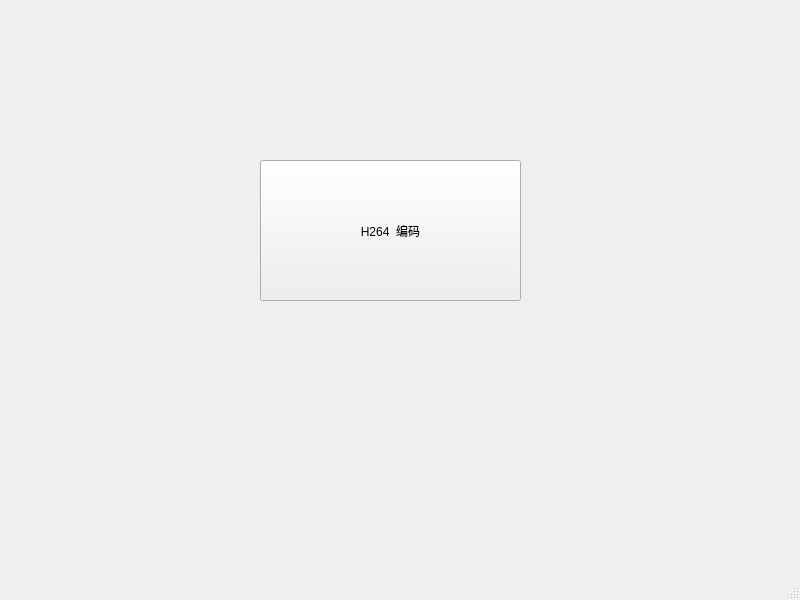
<?xml version="1.0" encoding="UTF-8"?>
<ui version="4.0">
 <class>MainWindow</class>
 <widget class="QMainWindow" name="MainWindow">
  <property name="geometry">
   <rect>
    <x>0</x>
    <y>0</y>
    <width>800</width>
    <height>600</height>
   </rect>
  </property>
  <property name="windowTitle">
   <string>MainWindow</string>
  </property>
  <widget class="QWidget" name="centralwidget">
   <widget class="QPushButton" name="encodeBtn">
    <property name="geometry">
     <rect>
      <x>260</x>
      <y>160</y>
      <width>261</width>
      <height>141</height>
     </rect>
    </property>
    <property name="text">
     <string>H264  编码</string>
    </property>
   </widget>
  </widget>
  <widget class="QMenuBar" name="menubar">
   <property name="geometry">
    <rect>
     <x>0</x>
     <y>0</y>
     <width>800</width>
     <height>21</height>
    </rect>
   </property>
  </widget>
  <widget class="QStatusBar" name="statusbar"/>
 </widget>
 <resources/>
 <connections/>
</ui>
